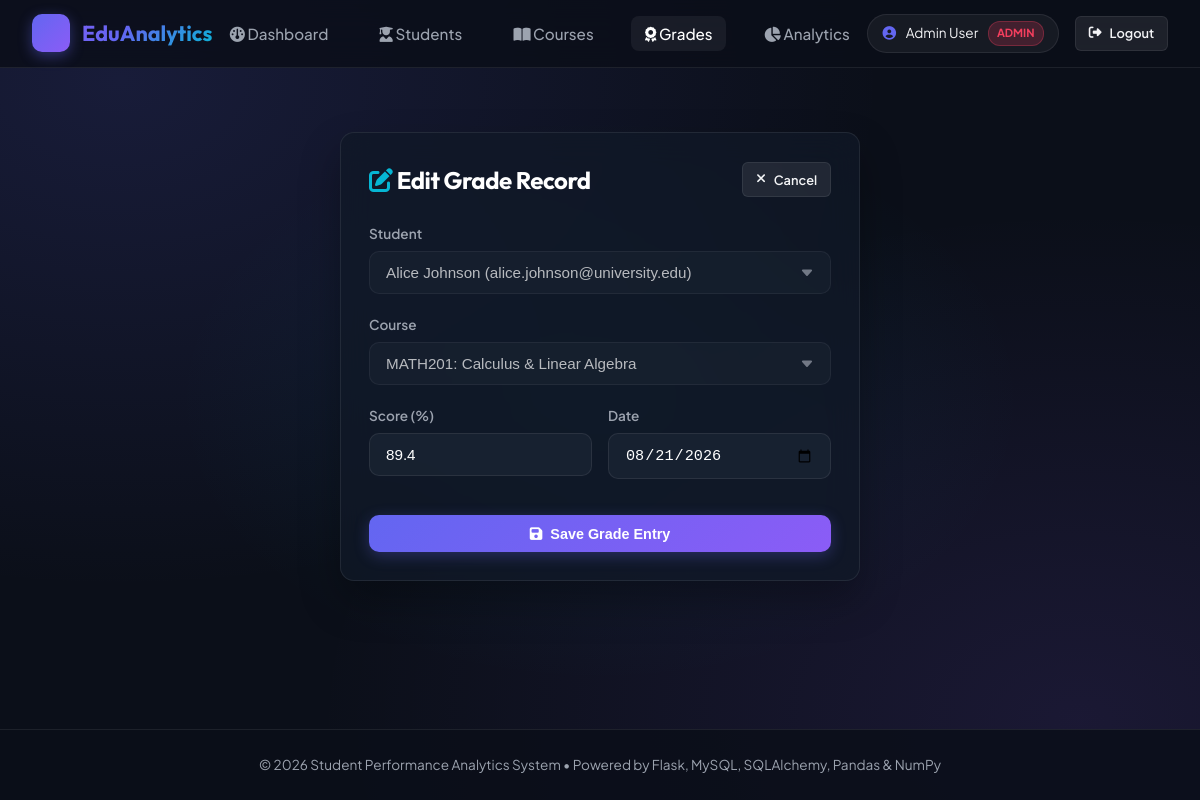
The page /grades/2/edit (signed in) on the database its author committed.
### models.py (models this page shows, shortened)
class User(db.Model):
    __tablename__ = 'users'
    id = db.Column(db.Integer, primary_key=True)
    name = db.Column(db.String(100), nullable=False)
    email = db.Column(db.String(120), unique=True, nullable=False, index=True)
    password_hash = db.Column(db.String(255), nullable=False)
    role = db.Column(db.String(20), nullable=False, default='student')  # 'admin' or 'student'
    created_at = db.Column(db.DateTime, default=datetime.utcnow)
    student_profile = db.relationship('Student', backref='user', uselist=False, lazy=True)

class Grade(db.Model):
    __tablename__ = 'grades'
    id = db.Column(db.Integer, primary_key=True)
    student_id = db.Column(db.Integer, db.ForeignKey('students.id', ondelete='CASCADE'), nullable=False)
    course_id = db.Column(db.Integer, db.ForeignKey('courses.id', ondelete='CASCADE'), nullable=False)
    score = db.Column(db.Float, nullable=False)
    date = db.Column(db.Date, nullable=False, default=datetime.utcnow().date)

class Student(db.Model):
    __tablename__ = 'students'
    id = db.Column(db.Integer, primary_key=True)
    name = db.Column(db.String(100), nullable=False)
    email = db.Column(db.String(120), unique=True, nullable=False, index=True)
    user_id = db.Column(db.Integer, db.ForeignKey('users.id', ondelete='SET NULL'), nullable=True)
    created_at = db.Column(db.DateTime, default=datetime.utcnow)
    grades = db.relationship('Grade', backref='student', cascade='all, delete-orphan', lazy=True)

class Course(db.Model):
    __tablename__ = 'courses'
    id = db.Column(db.Integer, primary_key=True)
    name = db.Column(db.String(150), nullable=False)
    code = db.Column(db.String(20), unique=True, nullable=False, index=True)
    description = db.Column(db.Text, nullable=True)
    credits = db.Column(db.Integer, default=3)
    grades = db.relationship('Grade', backref='course', cascade='all, delete-orphan', lazy=True)

### app.py (the view)
@app.route('/grades/<int:id>/edit', methods=['GET'])
@admin_required
def edit_grade_form(id):
    grade = Grade.query.get_or_404(id)
    students = Student.query.order_by(Student.name).all()
    courses = Course.query.order_by(Course.code).all()
    return render_template('grades/form.html', grade=grade, students=students, courses=courses)

### app.py (called while the page is built)
@app.before_request
def method_override():
    if request.method == 'POST' and '_method' in request.form:
        method = request.form['_method'].upper()
        if method in ['PUT', 'PATCH', 'DELETE']:
            request.environ['REQUEST_METHOD'] = method

@app.context_processor
def inject_user():
    user = get_current_user_from_request()
    return dict(current_user=user)

### auth.py (called while the page is built)
def decode_jwt(token):
    try:
        payload = jwt.decode(token, current_app.config['JWT_SECRET_KEY'], algorithms=['HS256'])
        return payload
    except Exception as e:
        return None

def get_current_user_from_request():
    token = None
    auth_header = request.headers.get('Authorization')
    if auth_header and auth_header.startswith('Bearer '):
        token = auth_header.split(' ')[1]
    if not token:
        token = request.cookies.get('jwt_token')
    if token:
        payload = decode_jwt(token)
        if payload:
            user_id = int(payload.get('sub')) if payload.get('sub') and str(payload.get('sub')).isdigit() else None
            user = db.session.get(User, user_id) if user_id else None
            if not user and payload.get('email'):
                user = User.query.filter_by(email=payload.get('email')).first()
            return user
    return None

def admin_required(f):
    @wraps(f)
    def decorated_function(*args, **kwargs):
        user = get_current_user_from_request()
        if not user:
            if request.path.startswith('/api/'):
                return jsonify({'error': 'Authentication required'}), 401
            flash('Please log in as Administrator.', 'warning')
            return redirect(url_for('login_page'))
        if user.role != 'admin':
            if request.path.startswith('/api/'):
                return jsonify({'error': 'Forbidden', 'message': 'Admin access required'}), 403
            flash('Access denied. Administrator rights required.', 'danger')
            return redirect(url_for('dashboard'))
        g.current_user = user
        return f(*args, **kwargs)
    return decorated_function

### templates/grades/form.html (shortened to what this page needs)
{% extends 'base.html' %}
{% block content %}
<div style="max-width: 520px; margin: 2rem auto;">
    <div class="glass-card">
        <div style="display: flex; justify-content: space-between; align-items: center; margin-bottom: 1.5rem;">
            <h2>
                {% if grade %}
                <i class="fa-solid fa-pen-to-square" style="color: var(--accent-cyan);"></i> Edit Grade Record
                {% else %}
                <i class="fa-solid fa-plus-circle" style="color: var(--accent-cyan);"></i> Assign Student Grade
                {% endif %}
            </h2>
            <a href="{{ url_for('list_grades') }}" class="btn btn-secondary btn-sm"><i class="fa-solid fa-xmark"></i> Cancel</a>
        </div>
        <form action="{% if grade %}{{ url_for('update_grade', id=grade.id) }}{% else %}{{ url_for('create_grade') }}{% endif %}" method="POST">
            <div class="form-group">
                <label class="form-label" for="student_id">Student</label>
                <select id="student_id" name="student_id" class="form-control" {% if grade %}disabled{% endif %} required>
                    {% for student in students %}
                    <option value="{{ student.id }}" {% if grade and grade.student_id == student.id %}selected{% endif %}>
                        {{ student.name }} ({{ student.email }})
                    </option>
                    {% endfor %}
                </select>
            </div>
            <div class="form-group">
                <label class="form-label" for="course_id">Course</label>
                <select id="course_id" name="course_id" class="form-control" {% if grade %}disabled{% endif %} required>
                    {% for course in courses %}
                    <option value="{{ course.id }}" {% if grade and grade.course_id == course.id %}selected{% endif %}>
                        {{ course.code }}: {{ course.name }}
                    </option>
                    {% endfor %}
                </select>
            </div>
            <div style="display: grid; grid-template-columns: 1fr 1fr; gap: 1rem;">
                <div class="form-group">
                    <label class="form-label" for="score">Score (%)</label>
                    <input type="number" step="0.1" id="score" name="score" class="form-control" placeholder="e.g. 85.5" min="0" max="100" value="{{ grade.score if grade else '' }}" required>
                </div>
                <div class="form-group">
                    <label class="form-label" for="date">Date</label>
                    <input type="date" id="date" name="date" class="form-control" value="{{ grade.date.strftime('%Y-%m-%d') if grade and grade.date else '' }}">
                </div>
            </div>
            <button type="submit" class="btn btn-primary" style="width: 100%; margin-top: 1rem;">
                <i class="fa-solid fa-floppy-disk"></i> Save Grade Entry
            </button>
        </form>
    </div>
</div>
{% endblock %}

### templates/base.html (shortened to what this page needs)
<!DOCTYPE html>
<html lang="en">
<head>
    <link rel="stylesheet" href="https://cdnjs.cloudflare.com/ajax/libs/font-awesome/6.4.0/css/all.min.css">
    <link rel="stylesheet" href="{{ url_for('static', filename='css/style.css') }}">
</head>
<body>
    <nav class="navbar">
        <div class="nav-container">
            <a href="{{ url_for('dashboard') }}" class="brand-logo">
                <div class="brand-icon"><i class="fa-solid fa-chart-line"></i></div>
                <span>EduAnalytics</span>
            </a>
            {% if current_user %}
            <ul class="nav-links">
                <li><a href="{{ url_for('dashboard') }}" class="nav-link {% if request.endpoint == 'dashboard' %}active{% endif %}"><i class="fa-solid fa-gauge"></i> Dashboard</a></li>
                <li><a href="{{ url_for('list_students') }}" class="nav-link {% if 'student' in request.endpoint %}active{% endif %}"><i class="fa-solid fa-user-graduate"></i> Students</a></li>
                <li><a href="{{ url_for('list_courses') }}" class="nav-link {% if 'course' in request.endpoint %}active{% endif %}"><i class="fa-solid fa-book-open"></i> Courses</a></li>
                <li><a href="{{ url_for('list_grades') }}" class="nav-link {% if 'grade' in request.endpoint %}active{% endif %}"><i class="fa-solid fa-award"></i> Grades</a></li>
                <li><a href="{{ url_for('analytics_dashboard') }}" class="nav-link {% if 'analytics' in request.endpoint %}active{% endif %}"><i class="fa-solid fa-chart-pie"></i> Analytics</a></li>
            </ul>
            <div style="display: flex; align-items: center; gap: 1rem;">
                <div class="user-badge">
                    <i class="fa-solid fa-circle-user" style="color: var(--accent-indigo);"></i>
                    <span>{{ current_user.name }}</span>
                    <span class="role-pill role-{{ current_user.role }}">{{ current_user.role }}</span>
                </div>
                <a href="{{ url_for('logout') }}" class="btn btn-secondary btn-sm" title="Log Out"><i class="fa-solid fa-right-from-bracket"></i> Logout</a>
            </div>
            {% else %}
            <div style="display: flex; gap: 0.75rem;">
                <a href="{{ url_for('login_page') }}" class="btn btn-secondary btn-sm">Log In</a>
                <a href="{{ url_for('register_page') }}" class="btn btn-primary btn-sm">Register</a>
            </div>
            {% endif %}
        </div>
    </nav>
    <main class="main-wrapper">
        {% block content %}{% endblock %}
    </main>
    <footer>
        <p>&copy; 2026 Student Performance Analytics System &bull; Powered by Flask, MySQL, SQLAlchemy, Pandas & NumPy</p>
    </footer>
</body>
</html>

### rows shown on the page
User: name "Admin User", role "ADMIN"
Grade: student_id "Alice Johnson (alice.johnson@university.edu)", course_id "MATH201: Calculus & Linear Algebra", score "89.4", date "08/21/2026"
